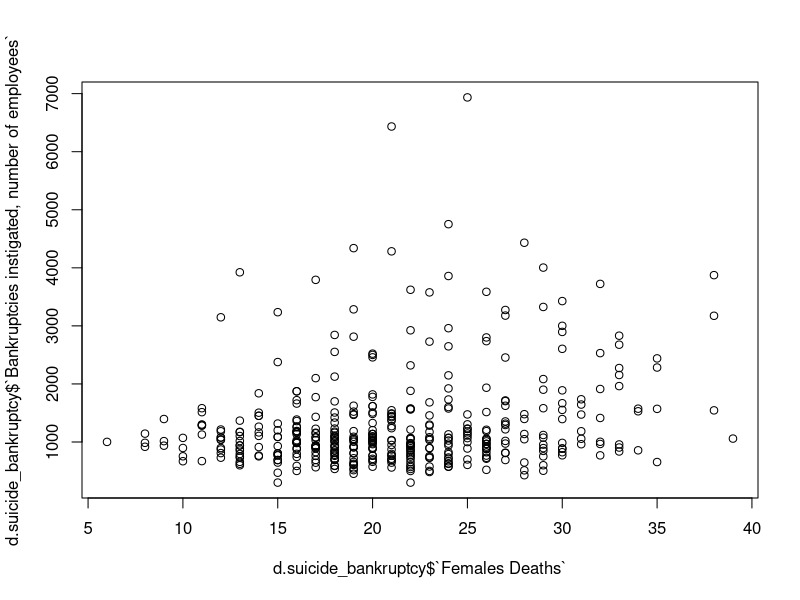
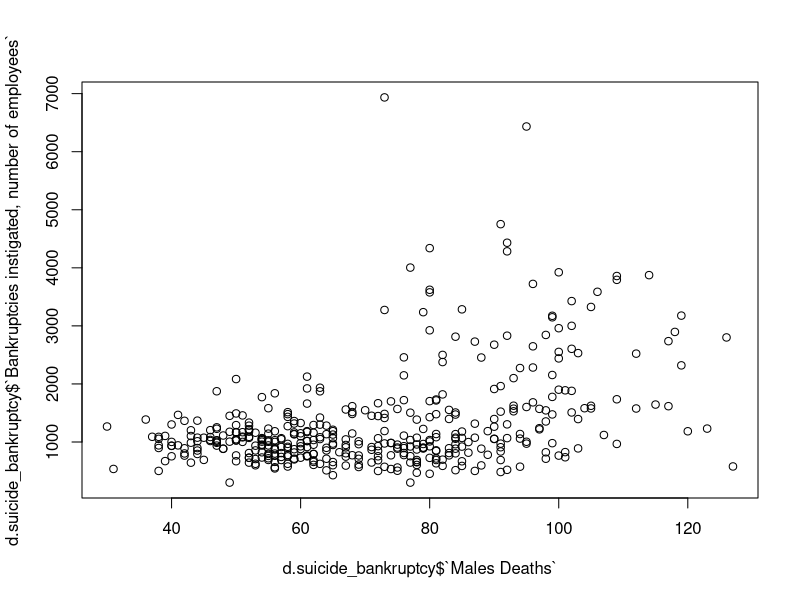
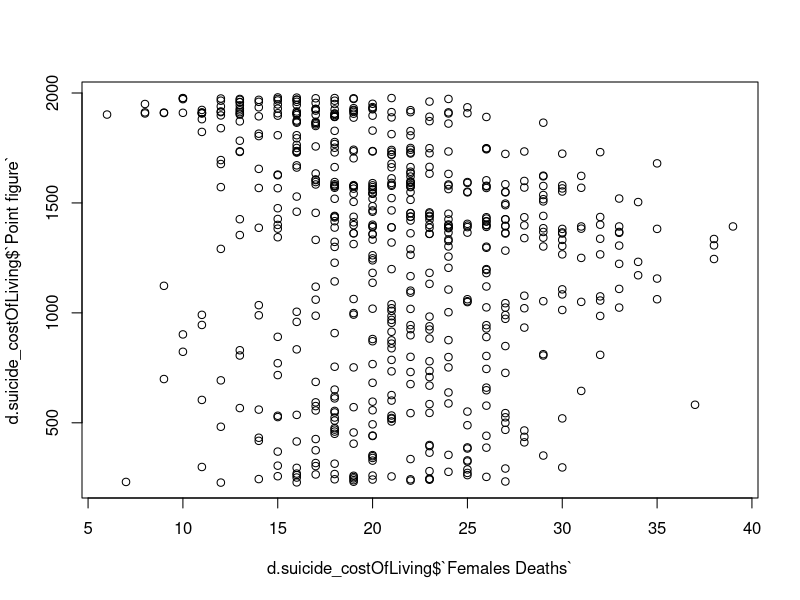
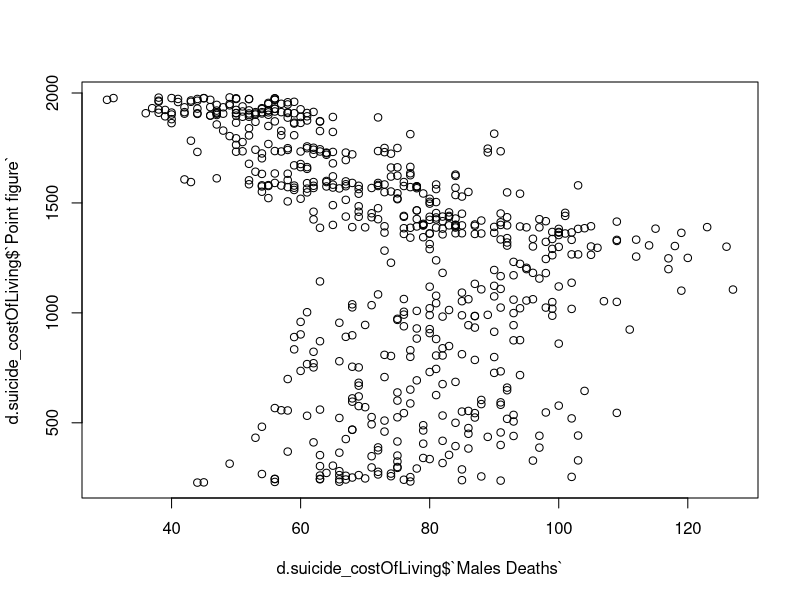

Generate these figures, in order, with R:
## ---- chunk 1
knitr::opts_chunk$set(echo = TRUE)
## ---- chunk 2
library(lubridate)
library(dplyr)
library(readr)
library(data.table)
## ---- chunk 3
# data import
d.suicides_monthly <- read_csv("023_12z6_2020m12_20221002-205810.csv")
d.bankruptcy <- read_csv("001_11fb_2022m02_20221004-204725.csv")
d.employment <- read_csv("001_115b_2020_20221004-232300.csv")
d.costOfLviing <- read_csv("001_11xl_2022m08_20221007-084802.csv")
d.tripsAbroad <- read_csv("111_13q6_2022m04_20221012-204025.csv")
d.averageEarningQ <- read_csv("001_11zu_2022q2_20221012-201102.csv")
d.unemploymentDuration <- read_csv("12ta_2022M08_20221012-204522.csv")

## ---- chunk 4
d.suicide_bankruptcy <- left_join(x=d.suicides_monthly, y= d.bankruptcy, by= "Month")

#remove rows without bankruptcy data (Before 1986)
d.suicide_bankruptcy <- na.omit(d.suicide_bankruptcy)

plot(d.suicide_bankruptcy$`Females Deaths`,d.suicide_bankruptcy$`Bankruptcies instigated, number of employees`)

plot(d.suicide_bankruptcy$`Males Deaths`,d.suicide_bankruptcy$`Bankruptcies instigated, number of employees`)

## ---- chunk 5

d.suicide_costOfLiving <- left_join(x=d.suicides_monthly, y= d.costOfLviing, by= "Month")

#remove rows without bankruptcy data (Before 1986)
d.suicide_costOfLiving <- na.omit(d.suicide_costOfLiving)

plot(x = d.suicide_costOfLiving$`Females Deaths`, y = d.suicide_costOfLiving$`Point figure`)
plot(d.suicide_costOfLiving$`Males Deaths`,d.suicide_costOfLiving$`Point figure`)

## ---- chunk 6
#merge multiple datasets into one major (resolution monthly data)
#Merging by month for the bankruptcy, costofliving(indexed), duration of 
#unemployment and amount of TripsAbroad


d.suicide_merged  <-  left_join(d.suicides_monthly, d.bankruptcy, by='Month') %>%
                left_join(., d.costOfLviing, by='Month') %>%
                            left_join(.,d.unemploymentDuration, by='Month') %>%
                            left_join(.,d.tripsAbroad, by= 'Month') 

#add total of suicides by adding male and female suicide

d.suicide_merged$Total_deaths <- d.suicide_merged$`Males Deaths`+d.suicide_merged$`Females Deaths`
